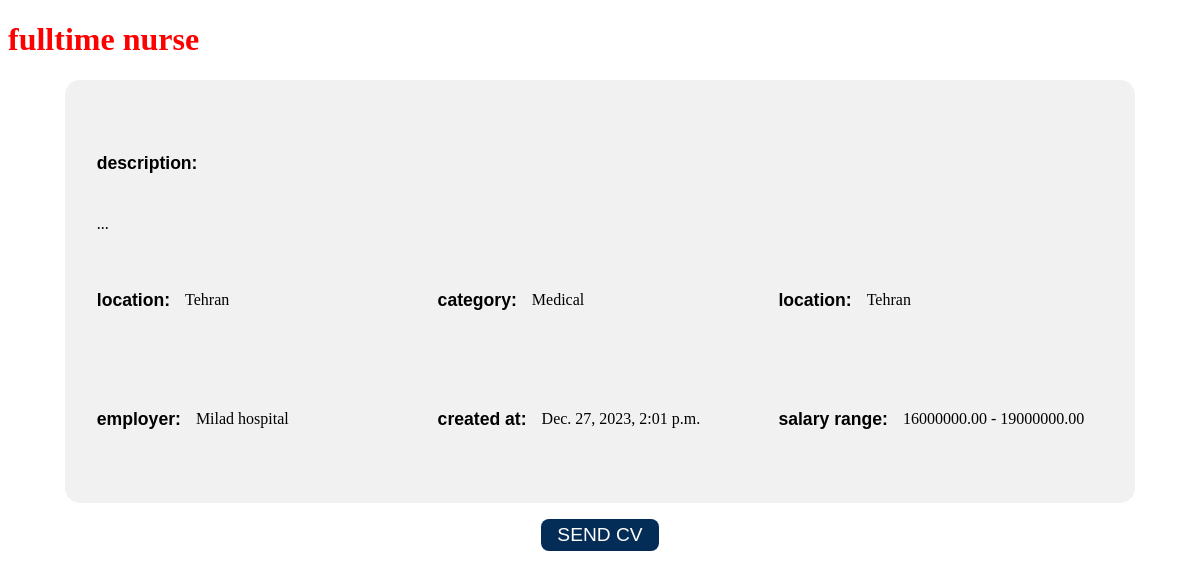
/detail/3, run on the app's committed database.
### works/models.py (models this page shows, shortened)
class Job(models.Model):
    title = models.CharField(max_length=200)
    description = models.TextField()
    category = models.ForeignKey(Category,on_delete=models.CASCADE)
    location = models.ForeignKey(Provinces,on_delete=models.CASCADE)
    employer = models.ForeignKey(Company, on_delete=models.CASCADE)
    created_at = models.DateTimeField(auto_now_add=True)
    min_salary = models.DecimalField(max_digits = 10, decimal_places = 2)
    max_salary = models.DecimalField(max_digits = 10, decimal_places = 2)
    class Meta:
        verbose_name_plural = 'Jobs'

class Provinces(models.Model):
    PROVINCES_CHOICES = (
        ('Tehran', 'Tehran') ,
        ('Khorasan Razavi' , 'Khorasan Razavi') ,
        ('Isfahan' , 'Isfahan') ,
        ('Alborz', 'Alborz') ,
        ('Fars', 'Fars') ,
        ('Qom' , 'Qom'),
        ('East Azerbaijan' , 'East Azerbaijan') ,
        ('Mazandaran', 'Mazandaran'),
        ('Gilan', 'Gilan') ,
        ('Kerman', 'Kerman'),
        ('Khozestan', 'Khozestan'),
        ('Yazd', 'Yazd'),
        ('Markazi', 'Markazi'),
        ('Qazvin', 'Qazvin'),
        ('Hormozgan', 'Hormozgan'),
        ('Golestan', 'Golestan'),
        ('Zanjan', 'Zanjan'),
        ('Hamedan', 'Hamedan') ,
        ('Semnan', 'Semnan'),
        ('West Azerbaijan', 'West Azerbaijan'),
        ('Boushehr', 'Boushehr'),
        ('Kordestan', 'Kordestan'),
        ('Kermanshah', 'Kermanshah'),
        ('Sistan Balouchestan', 'Sistan Balouchestan'),
        ('Charmahal Bakhtiari' , 'Charmahal Bakhtiari'),
        ('Ardebil', 'Ardebil'),
        ('Kohkiluyeh and Boyerahmad' , 'Kohkiluyeh and Boyerahmad'),
        ('Ilam', 'Ilam'),
        ('Khorasan Jonoubi', 'Khorasan Jonoubi'),
        ('Khorestan Shomali', 'Khorestan Shomali'),
        ('Lorestan', 'Lorestan')
    )
    name = models.CharField(max_length=30 , choices = PROVINCES_CHOICES)
    def __str__(self):
        return self.name
    class Meta:
        verbose_name_plural = 'Provinces'

class Category(models.Model):
    CATEGORY_CHOICES = (
        ('Sales and Marketing' , 'Sales and Marketing') ,
        ('Software and Programming' , 'Software and Programming') ,
        ('Finantial and Accounting' , 'Finantial and Accounting') ,
        ('Official' , 'Official') ,
        ('DigitalMarketing' , 'DigitalMarketing') ,
        ('ContentProduction' , 'ContentProduction') ,
        ('It Devops Server', 'It Devops Server') ,
        ('Design' , 'Design') ,
        ('Customer Support' , 'Customer Support') ,
        ('Industrial Enginerring' , 'Industrial Enginerring') ,
        ('Electrical Engineering' , 'Electrical Engineering') ,
        ('Civil Engineering' , 'Civil Engineering') ,
        ('Human Resources' , 'Human Resources') ,
        ('Servise Force' , 'Servise Force') ,
        ('Education' , 'Education') ,
        ('Inventory', 'Inventory') ,
        ('Cinema Feild' , 'Cinema Feild') ,
        ('Mechanical and Aerospace Engineering' , 'Mechanical and Aerospace Engineering') ,
        ('Technician' , 'Technician') ,
        ('Tourism' , 'Tourism') ,
        ('Product Manager' , 'Product Manager') ,
        ('Medical' , 'Medical') ,
        ('TTransportation' , 'Transportation') ,
        ('HotelManagement' , 'HotelManagement') ,
        ('Public Relations' , 'Public Relations') ,
        ('Chemical Petronum' , 'Chemical Petronum') ,
        ('Insurance Management' , 'Insurance Management') ,
        ('Mine and Metalogy Engineering', 'Mine and Metalogy Engineering'),
        ('Biomedical Engineering', 'Biomedical Engineering') ,
        ('TE' , 'Txtile Engineering') ,
        ('Pharmacology','Pharmacology') ,
        ('Journalist' , 'Journalist') ,
        ('Agricultural Engineering' , 'Agricultural Engineering') ,
        ('Musical and Sound Engineering' , 'Musical and Sound Engineering') ,
        ('Physical Education', 'Physical Education')
    )
    name = models.CharField(max_length=200, choices = CATEGORY_CHOICES)
    def __str__(self):
        return self.name
    class Meta:
        verbose_name_plural = 'Categories'

class Company(models.Model):
    name = models.CharField(max_length = 200)
    Website = models.CharField(max_length = 300)
    Industry = models.CharField(max_length = 200)
    EstablishedYear = models.CharField(max_length = 200)
    Introduction = models.TextField()
    def __str__(self):
        return self.name
    class Meta:
        verbose_name_plural = 'Companies'

### works/views.py (the view)
# urls.py: path('detail/',include('works.urls')),
def detail(request,id):
    if request.method == 'GET':
        try:
            jobs = Job.objects.get(pk=id)
        except:
            jobs = None
        j_list = {
            'jobs' : jobs,
            'flag' : False
        }
        return render(request, 'works/detail.html', context=j_list)

### media/templates/works/detail.html (shortened to what this page needs)
<!DOCTYPE html>
<html lang="en" dir="ltr">
<head>
    <link rel="stylesheet" href="../../assets/css/main.css" />
</head>
<body>
    <div class="container">
        <h1>{{ jobs.title }}</h1>
        <div class="subContainer">
            <div class="desc">
                <h6>description: </h6>
                <p>{{jobs.description}}</p>
            </div>
            <div class="more-info">
                <section>
                    <h6>location: </h6>
                    <p>{{jobs.location}}</p>
                </section>
                <section>
                    <h6>category: </h6>
                    <p>{{jobs.category}}</p>
                </section>
                <section>
                    <h6>location: </h6>
                    <p>{{jobs.location}}</p>
                </section>
                <section>
                    <h6>employer: </h6>
                    <p>{{jobs.employer}}</p>
                </section>
                <section>
                    <h6>created at: </h6>
                    <p>{{jobs.created_at}}</p>
                </section>
                <section>
                    <h6>salary range: </h6>
                    <p>{{jobs.min_salary}} - {{jobs.max_salary}}</p>
                </section>
            </div>
        </div>
        <div class="controlls">
            <button>SEND CV</button>
        </div>
    </div>
</body>
</html>

### media/assets/css/main.css (style rules this page uses)
body { font-family: Vazir; }
h1 { color: red; }

### media/templates/works/detail.html (style rules this page uses)
.subContainer { background-color: #f1f1f1; width: 85%; margin: 1rem auto; border-radius: 15px; padding: 2rem; }
.more-info { display: grid; grid-template-columns: repeat(3, 1fr); gap: 1rem; }
section { display: flex; align-items: center; gap: 15px; }
h6 { font-size: 1.1rem; font-family: Arial, Helvetica, sans-serif; }
.controlls { width: 100%; display: flex; align-items: center; justify-content: center; }
.controlls button { font-size: 1.2rem; padding: 5px 16px; border-radius: 8px; border: none; color: #fff; background-color: rgb(3, 45, 87); transition: all .3s ease; cursor: pointer; }

### data on the page
Job: title "fulltime nurse", description "...", location "Tehran", category "Medical", employer "Milad hospital", created_at "Dec. 27, 2023, 2:01 p.m.", min_salary "16000000.00", max_salary "19000000.00"
